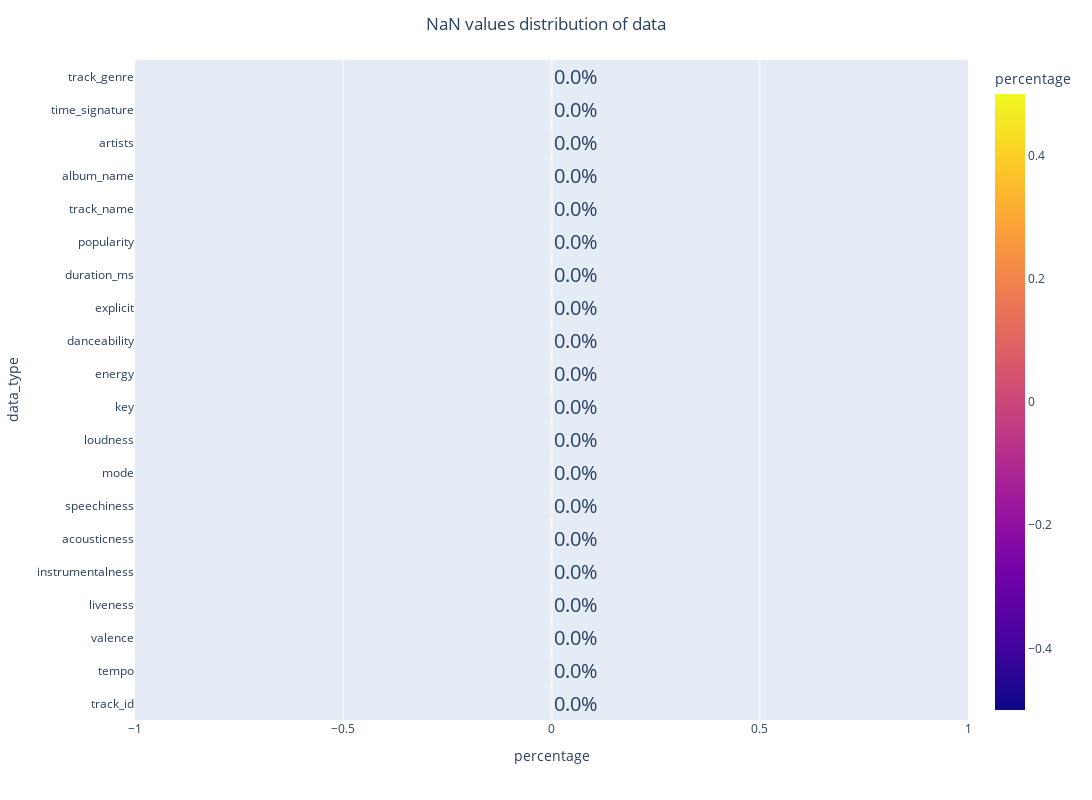

The notebook cell saved with this chart:
### Code cell
# NaN values visualization
df_nan_values = df.isna().sum().to_frame(name='count')
df_nan_values['percentage'] = round(df_nan_values['count']/N_TRACKS*100)
df_nan_values['percentage_name'] = df_nan_values['percentage'].astype(str) + "%"
df_nan_values['data_type'] = df_nan_values.index
df_nan_values = df_nan_values.reset_index(drop=True)
df_nan_values = df_nan_values.sort_values(by=['percentage'])
df_nan_values

# Show
fig = px.bar(
    df_nan_values, x='percentage', y='data_type',
    color='percentage', text="percentage_name" #text_auto=True
)
fig.update_traces(textfont_size=20, textangle=0, textposition="outside", cliponaxis=False)
fig.update_layout(
    height=800, width=1200,
    title={"text": f"NaN values distribution of data", "x": 0.5},
)
fig.show()

df.isna().sum()

### Figure 1 — Plotly figure (JSON) as saved in the notebook; plotly's stock layout.template omitted (floating-point values rounded to 4 significant figures)
{"data": [{"alignmentgroup": "True", "cliponaxis": false, "hovertemplate": "percentage=%{marker.color}<br>data_type=%{y}<br>percentage_name=%{text}<extra></extra>", "legendgroup": "", "marker": {"color": [0, 0, 0, 0, 0, 0, 0, 0, 0, 0, 0, 0, 0, 0, 0, 0, 0, 0, 0, 0], "coloraxis": "coloraxis", "pattern": {"shape": ""}}, "name": "", "offsetgroup": "", "orientation": "h", "showlegend": false, "text": ["0.0%", "0.0%", "0.0%", "0.0%", "0.0%", "0.0%", "0.0%", "0.0%", "0.0%", "0.0%", "0.0%", "0.0%", "0.0%", "0.0%", "0.0%", "0.0%", "0.0%", "0.0%", "0.0%", "0.0%"], "textangle": 0, "textfont": {"size": 20}, "textposition": "outside", "type": "bar", "x": [0, 0, 0, 0, 0, 0, 0, 0, 0, 0, 0, 0, 0, 0, 0, 0, 0, 0, 0, 0], "xaxis": "x", "y": ["track_id", "tempo", "valence", "liveness", "instrumentalness", "acousticness", "speechiness", "mode", "loudness", "key", "energy", "danceability", "explicit", "duration_ms", "popularity", "track_name", "album_name", "artists", "time_signature", "track_genre"], "yaxis": "y"}], "layout": {"barmode": "relative", "coloraxis": {"colorbar": {"title": {"text": "percentage"}}, "colorscale": [[0, "#0d0887"], [0.1111, "#46039f"], [0.2222, "#7201a8"], [0.3333, "#9c179e"], [0.4444, "#bd3786"], [0.5556, "#d8576b"], [0.6667, "#ed7953"], [0.7778, "#fb9f3a"], [0.8889, "#fdca26"], [1, "#f0f921"]]}, "height": 800, "legend": {"tracegroupgap": 0}, "margin": {"t": 60}, "title": {"text": "NaN values distribution of data", "x": 0.5}, "width": 1200, "xaxis": {"anchor": "y", "domain": [0, 1], "title": {"text": "percentage"}}, "yaxis": {"anchor": "x", "domain": [0, 1], "title": {"text": "data_type"}}}}
